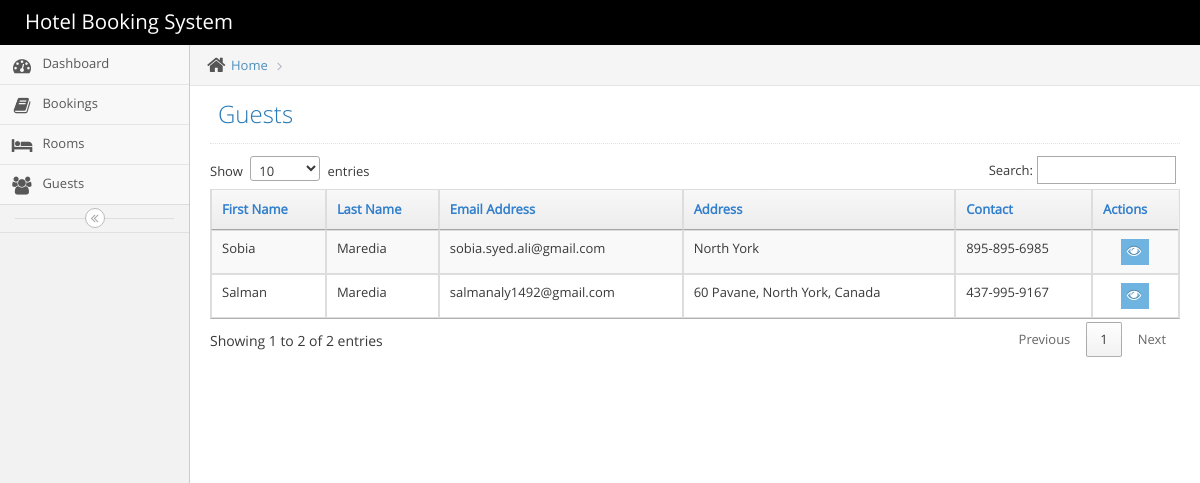
Page /index.php/guests on the committed database.
### tables this page shows
CREATE TABLE IF NOT EXISTS `guests` (
  `guestID` int(11) NOT NULL AUTO_INCREMENT,
  `firstName` varchar(45) NOT NULL,
  `lastName` varchar(45) NOT NULL,
  `emailAddress` varchar(45) DEFAULT NULL,
  `address` text NOT NULL,
  `phoneNo` varchar(45) NOT NULL,
  PRIMARY KEY (`guestID`)
);

### application/controllers/Guests.php (called while the page is built, shortened)
<?php if ( ! defined('BASEPATH')) exit('No direct script access allowed');
class Guests extends CI_Controller{
    function __construct() {
        $this->load->model('guests/guest_model');
    }
    function index(){
        $data['guests'] = $this->guest_model->getAll();
        $data['content'] = 'guest/guests';
        return $this->load->view('dashboard', $data);
    }
}
?>

### index.php (called while the page is built, shortened)
<?php
require_once BASEPATH.'core/CodeIgniter.php';

### application/models/guests/Guest_model.php (called while the page is built, shortened)
<?php  if ( ! defined('BASEPATH')) exit('No direct script access allowed');
class Guest_model extends CI_Model{
    function getAll(){
        return $this->db->select('*')
        ->from('guests')
        ->get()->result();
    }
}

### application/views/guest/guests.php (the view, shortened to what this page needs)
<script src="http://ajax.googleapis.com/ajax/libs/jquery/1.7.1/jquery.min.js"></script>
<link href="http://maxcdn.bootstrapcdn.com/bootstrap/3.2.0/css/bootstrap.min.css" rel="stylesheet">
<link rel="stylesheet" href="http://cdn.datatables.net/1.10.2/css/jquery.dataTables.min.css"></style>
<link rel="stylesheet" href="<?php echo base_url(); ?>public/css/ace.css" class="ace-main-stylesheet" id="main-ace-style" />
<div class="page-header"><h1>Guests</h1></div>
<table id="simple-table" class="table table-striped table-bordered table-hover">
	<thead>
		<tr>
			<th>First Name</th>
			<th>Last Name</th>
			<th>Email Address</th>
			<th>Address</th>
			<th>Contact</th>
			<th>Actions</th>
		</tr>
	</thead>
	<tbody>
	<?php foreach ($guests as $guest){?>
    	<tr>
    	   <td><?php echo $guest->firstName;?></td>
    	   <td><?php echo $guest->lastName;?></td>
    	   <td><?php echo $guest->emailAddress;?></td>
    	   <td><?php echo $guest->address;?></td>
    	   <td><?php echo $guest->phoneNo;?></td>
    	   <td align="center">
    	       <div class="hidden-sm hidden-xs btn-group">
    	           <a class="btn btn-xs btn-info" href="<?php echo site_url('guests/view/'.$guest->guestID);?>">
						<i class="ace-icon fa fa-eye bigger-120"></i>
					</a>
                </div>
    	   </td>
    	</tr>
    	<?php
        }?>
	</tbody>
</table>

### rows in the picture
guests: firstName "Sobia", lastName "Maredia", emailAddress "sobia.syed.ali@gmail.com", address "North York", phoneNo "895-895-6985"
guests: firstName "Salman", lastName "Maredia", emailAddress "salmanaly1492@gmail.com", address "60 Pavane, North York, Canada", phoneNo "437-995-9167"
